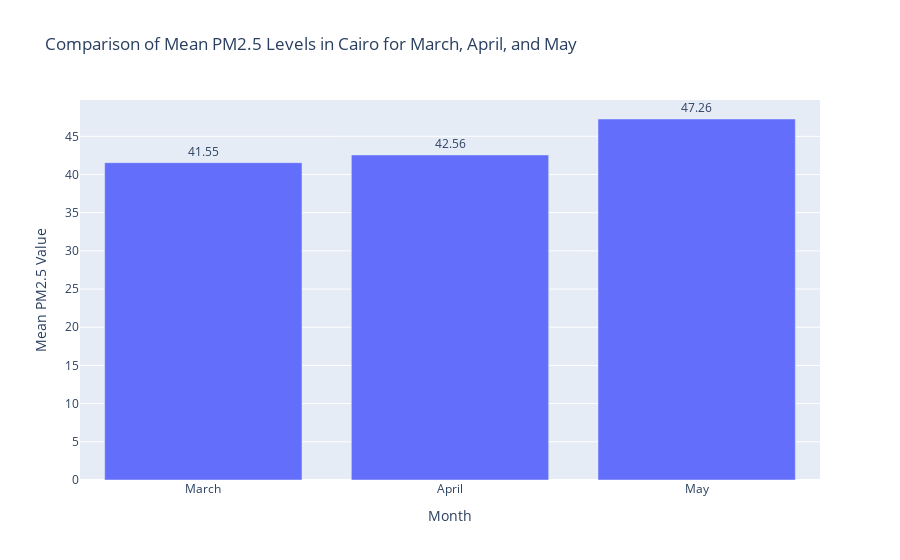

The code cell stored with this chart in its notebook:
### Markdown cell above
### Parameter distribution

### Code cell
# Filter for PM2.5 measurements
pm25_march = cairomarch[cairomarch['parameter'] == 'pm25']
pm25_april = cairoapril[cairoapril['parameter'] == 'pm25']
pm25_may = cairomay[cairomay['parameter'] == 'pm25']

# Calculate the mean PM2.5 values
mean_pm25_march = pm25_march['value'].mean()
mean_pm25_april = pm25_april['value'].mean()
mean_pm25_may = pm25_may['value'].mean()

# Create a DataFrame for plotting
mean_pm25_df = pd.DataFrame({
    'Month': ['March', 'April', 'May'],
    'Mean PM2.5': [mean_pm25_march, mean_pm25_april, mean_pm25_may]
})

# Create the bar chart
fig = px.bar(mean_pm25_df, x='Month', y='Mean PM2.5',
             title='Comparison of Mean PM2.5 Levels in Cairo for March, April, and May',
             labels={'Mean PM2.5': 'Mean PM2.5 Value'},
             text='Mean PM2.5')  # Show text labels on bars

fig.update_traces(texttemplate='%{text:.2f}', textposition='outside')  # Format text labels
fig.update_layout(yaxis_title='Mean PM2.5 Value')  # Label y-axis

# Show the plot
fig.show()

### Figure 1 — Plotly figure (JSON) as saved in the notebook; plotly's stock layout.template omitted (floating-point values rounded to 4 significant figures)
{"data": [{"alignmentgroup": "True", "hovertemplate": "Month=%{x}<br>Mean PM2.5 Value=%{text}<extra></extra>", "legendgroup": "", "marker": {"color": "#636efa", "pattern": {"shape": ""}}, "name": "", "offsetgroup": "", "orientation": "v", "showlegend": false, "text": [41.55, 42.56, 47.26], "textposition": "outside", "texttemplate": "%{text:.2f}", "type": "bar", "x": ["March", "April", "May"], "xaxis": "x", "y": [41.55, 42.56, 47.26], "yaxis": "y"}], "layout": {"barmode": "relative", "legend": {"tracegroupgap": 0}, "title": {"text": "Comparison of Mean PM2.5 Levels in Cairo for March, April, and May"}, "xaxis": {"anchor": "y", "domain": [0, 1], "title": {"text": "Month"}}, "yaxis": {"anchor": "x", "domain": [0, 1], "title": {"text": "Mean PM2.5 Value"}}}}
